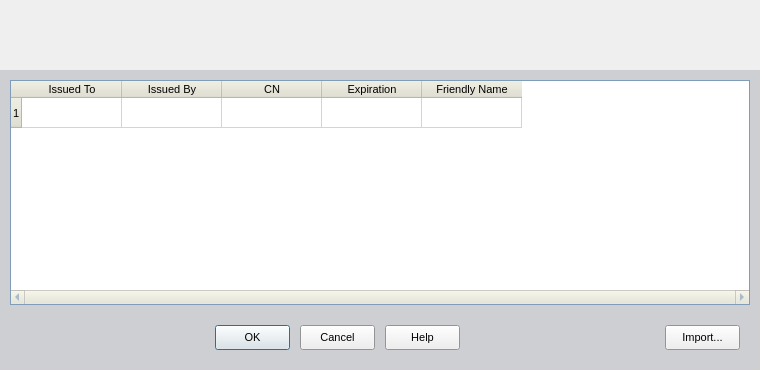
<ui version="4.0" >
 <class>uiWindowTrustedRootCerts</class>
 <widget class="QDialog" name="uiWindowTrustedRootCerts" >
  <property name="windowModality" >
   <enum>Qt::WindowModal</enum>
  </property>
  <property name="geometry" >
   <rect>
    <x>0</x>
    <y>0</y>
    <width>760</width>
    <height>370</height>
   </rect>
  </property>
  <property name="minimumSize" >
   <size>
    <width>760</width>
    <height>370</height>
   </size>
  </property>
  <property name="maximumSize" >
   <size>
    <width>760</width>
    <height>2048</height>
   </size>
  </property>
  <property name="font" >
   <font>
    <pointsize>8</pointsize>
   </font>
  </property>
  <property name="windowTitle" >
   <string>Select a Trusted Root Certificate - XSupplicant</string>
  </property>
  <property name="windowIcon" >
   <iconset>icons/prod_color.png</iconset>
  </property>
  <property name="modal" >
   <bool>true</bool>
  </property>
  <layout class="QGridLayout" >
   <property name="leftMargin" >
    <number>0</number>
   </property>
   <property name="topMargin" >
    <number>0</number>
   </property>
   <property name="rightMargin" >
    <number>0</number>
   </property>
   <property name="bottomMargin" >
    <number>0</number>
   </property>
   <property name="horizontalSpacing" >
    <number>0</number>
   </property>
   <property name="verticalSpacing" >
    <number>0</number>
   </property>
   <item row="1" column="0" colspan="2" >
    <widget class="QFrame" name="backgroundMain" >
     <property name="minimumSize" >
      <size>
       <width>760</width>
       <height>300</height>
      </size>
     </property>
     <property name="maximumSize" >
      <size>
       <width>760</width>
       <height>2048</height>
      </size>
     </property>
     <property name="palette" >
      <palette>
       <active>
        <colorrole role="Base" >
         <brush brushstyle="SolidPattern" >
          <color alpha="255" >
           <red>255</red>
           <green>255</green>
           <blue>255</blue>
          </color>
         </brush>
        </colorrole>
        <colorrole role="Window" >
         <brush brushstyle="SolidPattern" >
          <color alpha="255" >
           <red>206</red>
           <green>207</green>
           <blue>210</blue>
          </color>
         </brush>
        </colorrole>
       </active>
       <inactive>
        <colorrole role="Base" >
         <brush brushstyle="SolidPattern" >
          <color alpha="255" >
           <red>255</red>
           <green>255</green>
           <blue>255</blue>
          </color>
         </brush>
        </colorrole>
        <colorrole role="Window" >
         <brush brushstyle="SolidPattern" >
          <color alpha="255" >
           <red>206</red>
           <green>207</green>
           <blue>210</blue>
          </color>
         </brush>
        </colorrole>
       </inactive>
       <disabled>
        <colorrole role="Base" >
         <brush brushstyle="SolidPattern" >
          <color alpha="255" >
           <red>206</red>
           <green>207</green>
           <blue>210</blue>
          </color>
         </brush>
        </colorrole>
        <colorrole role="Window" >
         <brush brushstyle="SolidPattern" >
          <color alpha="255" >
           <red>206</red>
           <green>207</green>
           <blue>210</blue>
          </color>
         </brush>
        </colorrole>
       </disabled>
      </palette>
     </property>
     <property name="font" >
      <font>
       <pointsize>8</pointsize>
      </font>
     </property>
     <property name="autoFillBackground" >
      <bool>true</bool>
     </property>
     <property name="frameShape" >
      <enum>QFrame::NoFrame</enum>
     </property>
     <property name="frameShadow" >
      <enum>QFrame::Plain</enum>
     </property>
     <property name="lineWidth" >
      <number>0</number>
     </property>
     <layout class="QVBoxLayout" >
      <property name="spacing" >
       <number>10</number>
      </property>
      <property name="leftMargin" >
       <number>10</number>
      </property>
      <property name="topMargin" >
       <number>10</number>
      </property>
      <property name="rightMargin" >
       <number>10</number>
      </property>
      <property name="bottomMargin" >
       <number>10</number>
      </property>
      <item>
       <widget class="QTableWidget" name="dataTableCerts" >
        <property name="sizePolicy" >
         <sizepolicy vsizetype="Expanding" hsizetype="Fixed" >
          <horstretch>0</horstretch>
          <verstretch>0</verstretch>
         </sizepolicy>
        </property>
        <property name="minimumSize" >
         <size>
          <width>740</width>
          <height>220</height>
         </size>
        </property>
        <property name="maximumSize" >
         <size>
          <width>740</width>
          <height>2048</height>
         </size>
        </property>
        <property name="palette" >
         <palette>
          <active>
           <colorrole role="WindowText" >
            <brush brushstyle="SolidPattern" >
             <color alpha="255" >
              <red>127</red>
              <green>157</green>
              <blue>185</blue>
             </color>
            </brush>
           </colorrole>
           <colorrole role="Button" >
            <brush brushstyle="SolidPattern" >
             <color alpha="255" >
              <red>227</red>
              <green>226</green>
              <blue>210</blue>
             </color>
            </brush>
           </colorrole>
           <colorrole role="Base" >
            <brush brushstyle="SolidPattern" >
             <color alpha="255" >
              <red>255</red>
              <green>255</green>
              <blue>255</blue>
             </color>
            </brush>
           </colorrole>
           <colorrole role="Window" >
            <brush brushstyle="SolidPattern" >
             <color alpha="255" >
              <red>255</red>
              <green>255</green>
              <blue>255</blue>
             </color>
            </brush>
           </colorrole>
          </active>
          <inactive>
           <colorrole role="WindowText" >
            <brush brushstyle="SolidPattern" >
             <color alpha="255" >
              <red>127</red>
              <green>157</green>
              <blue>185</blue>
             </color>
            </brush>
           </colorrole>
           <colorrole role="Button" >
            <brush brushstyle="SolidPattern" >
             <color alpha="255" >
              <red>227</red>
              <green>226</green>
              <blue>210</blue>
             </color>
            </brush>
           </colorrole>
           <colorrole role="Base" >
            <brush brushstyle="SolidPattern" >
             <color alpha="255" >
              <red>255</red>
              <green>255</green>
              <blue>255</blue>
             </color>
            </brush>
           </colorrole>
           <colorrole role="Window" >
            <brush brushstyle="SolidPattern" >
             <color alpha="255" >
              <red>255</red>
              <green>255</green>
              <blue>255</blue>
             </color>
            </brush>
           </colorrole>
          </inactive>
          <disabled>
           <colorrole role="WindowText" >
            <brush brushstyle="SolidPattern" >
             <color alpha="255" >
              <red>119</red>
              <green>119</green>
              <blue>119</blue>
             </color>
            </brush>
           </colorrole>
           <colorrole role="Button" >
            <brush brushstyle="SolidPattern" >
             <color alpha="255" >
              <red>227</red>
              <green>226</green>
              <blue>210</blue>
             </color>
            </brush>
           </colorrole>
           <colorrole role="Base" >
            <brush brushstyle="SolidPattern" >
             <color alpha="255" >
              <red>255</red>
              <green>255</green>
              <blue>255</blue>
             </color>
            </brush>
           </colorrole>
           <colorrole role="Window" >
            <brush brushstyle="SolidPattern" >
             <color alpha="255" >
              <red>255</red>
              <green>255</green>
              <blue>255</blue>
             </color>
            </brush>
           </colorrole>
          </disabled>
         </palette>
        </property>
        <property name="autoFillBackground" >
         <bool>true</bool>
        </property>
        <property name="frameShape" >
         <enum>QFrame::Box</enum>
        </property>
        <property name="frameShadow" >
         <enum>QFrame::Plain</enum>
        </property>
        <property name="horizontalScrollBarPolicy" >
         <enum>Qt::ScrollBarAlwaysOn</enum>
        </property>
        <property name="selectionBehavior" >
         <enum>QAbstractItemView::SelectRows</enum>
        </property>
        <property name="sortingEnabled" >
         <bool>true</bool>
        </property>
        <row>
         <property name="text" >
          <string>1</string>
         </property>
        </row>
        <column>
         <property name="text" >
          <string>Issued To</string>
         </property>
        </column>
        <column>
         <property name="text" >
          <string>Issued By</string>
         </property>
        </column>
        <column>
         <property name="text" >
          <string>CN</string>
         </property>
        </column>
        <column>
         <property name="text" >
          <string>Expiration</string>
         </property>
        </column>
        <column>
         <property name="text" >
          <string>Friendly Name</string>
         </property>
        </column>
       </widget>
      </item>
      <item>
       <layout class="QHBoxLayout" >
        <property name="spacing" >
         <number>10</number>
        </property>
        <property name="leftMargin" >
         <number>10</number>
        </property>
        <property name="topMargin" >
         <number>10</number>
        </property>
        <property name="rightMargin" >
         <number>10</number>
        </property>
        <property name="bottomMargin" >
         <number>10</number>
        </property>
        <item>
         <spacer>
          <property name="orientation" >
           <enum>Qt::Horizontal</enum>
          </property>
          <property name="sizeHint" >
           <size>
            <width>40</width>
            <height>20</height>
           </size>
          </property>
         </spacer>
        </item>
        <item>
         <widget class="QPushButton" name="buttonOK" >
          <property name="sizePolicy" >
           <sizepolicy vsizetype="Fixed" hsizetype="Fixed" >
            <horstretch>0</horstretch>
            <verstretch>0</verstretch>
           </sizepolicy>
          </property>
          <property name="minimumSize" >
           <size>
            <width>75</width>
            <height>25</height>
           </size>
          </property>
          <property name="maximumSize" >
           <size>
            <width>75</width>
            <height>25</height>
           </size>
          </property>
          <property name="font" >
           <font>
            <pointsize>8</pointsize>
           </font>
          </property>
          <property name="text" >
           <string>OK</string>
          </property>
          <property name="shortcut" >
           <string>Ctrl+O</string>
          </property>
          <property name="default" >
           <bool>true</bool>
          </property>
         </widget>
        </item>
        <item>
         <widget class="QPushButton" name="buttonCancel" >
          <property name="sizePolicy" >
           <sizepolicy vsizetype="Fixed" hsizetype="Fixed" >
            <horstretch>0</horstretch>
            <verstretch>0</verstretch>
           </sizepolicy>
          </property>
          <property name="minimumSize" >
           <size>
            <width>75</width>
            <height>25</height>
           </size>
          </property>
          <property name="maximumSize" >
           <size>
            <width>75</width>
            <height>25</height>
           </size>
          </property>
          <property name="font" >
           <font>
            <pointsize>8</pointsize>
           </font>
          </property>
          <property name="text" >
           <string>Cancel</string>
          </property>
          <property name="shortcut" >
           <string>Ctrl+C</string>
          </property>
         </widget>
        </item>
        <item>
         <widget class="QPushButton" name="buttonHelp" >
          <property name="sizePolicy" >
           <sizepolicy vsizetype="Fixed" hsizetype="Fixed" >
            <horstretch>0</horstretch>
            <verstretch>0</verstretch>
           </sizepolicy>
          </property>
          <property name="minimumSize" >
           <size>
            <width>75</width>
            <height>25</height>
           </size>
          </property>
          <property name="maximumSize" >
           <size>
            <width>75</width>
            <height>25</height>
           </size>
          </property>
          <property name="font" >
           <font>
            <pointsize>8</pointsize>
           </font>
          </property>
          <property name="text" >
           <string>Help</string>
          </property>
          <property name="shortcut" >
           <string>Ctrl+H</string>
          </property>
          <property name="autoDefault" >
           <bool>false</bool>
          </property>
         </widget>
        </item>
        <item>
         <spacer>
          <property name="orientation" >
           <enum>Qt::Horizontal</enum>
          </property>
          <property name="sizeHint" >
           <size>
            <width>161</width>
            <height>25</height>
           </size>
          </property>
         </spacer>
        </item>
        <item>
         <widget class="QPushButton" name="buttonImport" >
          <property name="sizePolicy" >
           <sizepolicy vsizetype="Fixed" hsizetype="Fixed" >
            <horstretch>0</horstretch>
            <verstretch>0</verstretch>
           </sizepolicy>
          </property>
          <property name="minimumSize" >
           <size>
            <width>75</width>
            <height>25</height>
           </size>
          </property>
          <property name="maximumSize" >
           <size>
            <width>75</width>
            <height>25</height>
           </size>
          </property>
          <property name="text" >
           <string>Import...</string>
          </property>
         </widget>
        </item>
       </layout>
      </item>
     </layout>
    </widget>
   </item>
   <item row="0" column="1" >
    <widget class="QLabel" name="uiBannerGraphicRight" >
     <property name="sizePolicy" >
      <sizepolicy vsizetype="Fixed" hsizetype="Fixed" >
       <horstretch>0</horstretch>
       <verstretch>0</verstretch>
      </sizepolicy>
     </property>
     <property name="minimumSize" >
      <size>
       <width>450</width>
       <height>70</height>
      </size>
     </property>
     <property name="maximumSize" >
      <size>
       <width>450</width>
       <height>70</height>
      </size>
     </property>
     <property name="lineWidth" >
      <number>0</number>
     </property>
     <property name="text" >
      <string/>
     </property>
     <property name="pixmap" >
      <pixmap>images/banner_right.png</pixmap>
     </property>
    </widget>
   </item>
   <item row="0" column="0" >
    <widget class="QLabel" name="uiBannerGraphicLeft" >
     <property name="sizePolicy" >
      <sizepolicy vsizetype="Fixed" hsizetype="Fixed" >
       <horstretch>0</horstretch>
       <verstretch>0</verstretch>
      </sizepolicy>
     </property>
     <property name="minimumSize" >
      <size>
       <width>310</width>
       <height>70</height>
      </size>
     </property>
     <property name="maximumSize" >
      <size>
       <width>310</width>
       <height>70</height>
      </size>
     </property>
     <property name="lineWidth" >
      <number>0</number>
     </property>
     <property name="text" >
      <string/>
     </property>
     <property name="pixmap" >
      <pixmap>images/banner_left.png</pixmap>
     </property>
    </widget>
   </item>
  </layout>
 </widget>
 <resources/>
 <connections/>
</ui>
